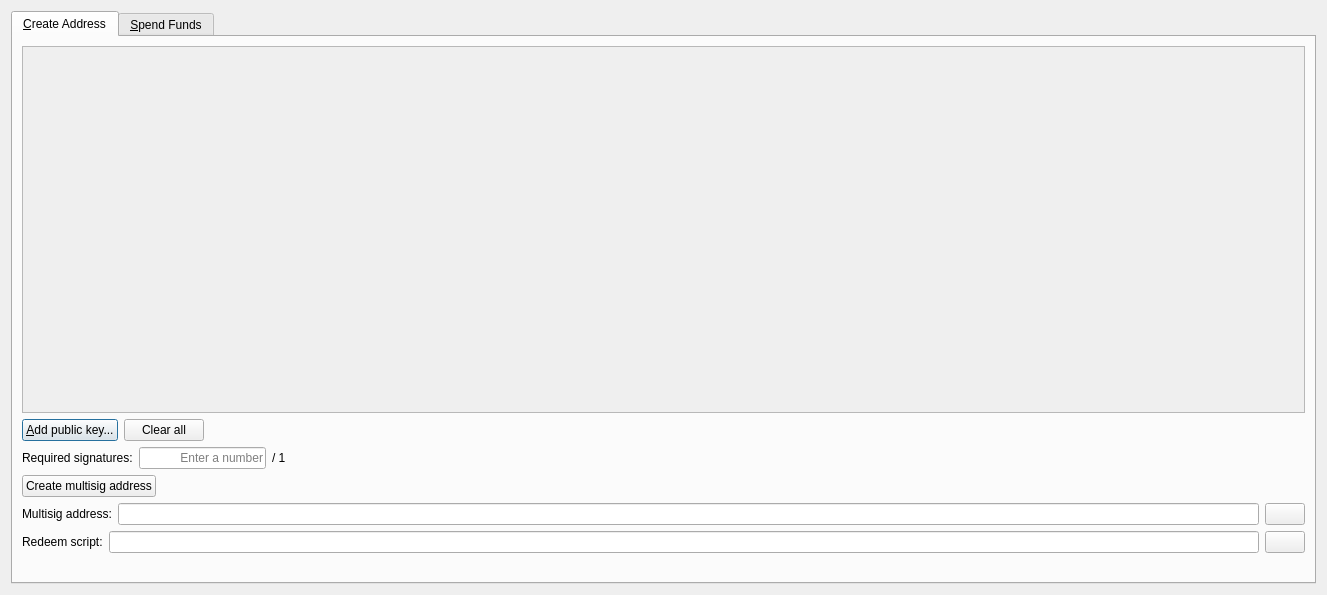
<?xml version="1.0" encoding="UTF-8"?>
<ui version="4.0">
 <class>MultisigDialog</class>
 <widget class="QDialog" name="MultisigDialog">
  <property name="geometry">
   <rect>
    <x>0</x>
    <y>0</y>
    <width>1327</width>
    <height>595</height>
   </rect>
  </property>
  <property name="windowTitle">
   <string>Multisig</string>
  </property>
  <layout class="QVBoxLayout" name="verticalLayout_2">
   <item>
    <widget class="QTabWidget" name="tabWidget">
     <property name="currentIndex">
      <number>0</number>
     </property>
     <widget class="QWidget" name="tabCreateAddress">
      <attribute name="title">
       <string>&amp;Create Address</string>
      </attribute>
      <layout class="QVBoxLayout" name="verticalLayout">
       <item>
        <widget class="QScrollArea" name="scrollArea">
         <property name="widgetResizable">
          <bool>true</bool>
         </property>
         <widget class="QWidget" name="scrollAreaWidgetContents">
          <property name="geometry">
           <rect>
            <x>0</x>
            <y>0</y>
            <width>1283</width>
            <height>345</height>
           </rect>
          </property>
          <layout class="QVBoxLayout" name="verticalLayout_3">
           <item>
            <layout class="QVBoxLayout" name="pubkeyEntries"/>
           </item>
           <item>
            <spacer name="verticalSpacer">
             <property name="orientation">
              <enum>Qt::Vertical</enum>
             </property>
             <property name="sizeHint" stdset="0">
              <size>
               <width>20</width>
               <height>40</height>
              </size>
             </property>
            </spacer>
           </item>
          </layout>
         </widget>
        </widget>
       </item>
       <item>
        <layout class="QHBoxLayout" name="horizontalLayout_14">
         <item>
          <widget class="QPushButton" name="addPubKeyButton">
           <property name="toolTip">
            <string>Add a member to the signing pool</string>
           </property>
           <property name="text">
            <string>&amp;Add public key...</string>
           </property>
           <property name="icon">
            <iconset resource="../bitcoin.qrc">
             <normaloff>:/icons/add</normaloff>:/icons/add</iconset>
           </property>
          </widget>
         </item>
         <item>
          <widget class="QPushButton" name="clearButton">
           <property name="sizePolicy">
            <sizepolicy hsizetype="Minimum" vsizetype="Fixed">
             <horstretch>0</horstretch>
             <verstretch>0</verstretch>
            </sizepolicy>
           </property>
           <property name="toolTip">
            <string>Remove all public key fields</string>
           </property>
           <property name="text">
            <string>Clear all</string>
           </property>
           <property name="icon">
            <iconset resource="../bitcoin.qrc">
             <normaloff>:/icons/remove</normaloff>:/icons/remove</iconset>
           </property>
           <property name="autoRepeatDelay">
            <number>300</number>
           </property>
          </widget>
         </item>
         <item>
          <spacer name="horizontalSpacer_8">
           <property name="orientation">
            <enum>Qt::Horizontal</enum>
           </property>
           <property name="sizeHint" stdset="0">
            <size>
             <width>40</width>
             <height>20</height>
            </size>
           </property>
          </spacer>
         </item>
        </layout>
       </item>
       <item>
        <layout class="QHBoxLayout" name="horizontalLayout_2">
         <item>
          <widget class="QLabel" name="requiredSignaturesLabel">
           <property name="text">
            <string>Required signatures:</string>
           </property>
          </widget>
         </item>
         <item>
          <widget class="QLineEdit" name="requiredSignatures">
           <property name="sizePolicy">
            <sizepolicy hsizetype="Minimum" vsizetype="Fixed">
             <horstretch>0</horstretch>
             <verstretch>0</verstretch>
            </sizepolicy>
           </property>
           <property name="minimumSize">
            <size>
             <width>127</width>
             <height>0</height>
            </size>
           </property>
           <property name="text">
            <string/>
           </property>
           <property name="maxLength">
            <number>2</number>
           </property>
           <property name="frame">
            <bool>true</bool>
           </property>
           <property name="alignment">
            <set>Qt::AlignRight|Qt::AlignTrailing|Qt::AlignVCenter</set>
           </property>
           <property name="placeholderText">
            <string>Enter a number</string>
           </property>
          </widget>
         </item>
         <item>
          <widget class="QLabel" name="maxSignaturesLabel">
           <property name="text">
            <string>/ 1</string>
           </property>
          </widget>
         </item>
         <item>
          <spacer name="horizontalSpacer_2">
           <property name="orientation">
            <enum>Qt::Horizontal</enum>
           </property>
           <property name="sizeHint" stdset="0">
            <size>
             <width>40</width>
             <height>20</height>
            </size>
           </property>
          </spacer>
         </item>
        </layout>
       </item>
       <item>
        <layout class="QHBoxLayout" name="horizontalLayout">
         <item>
          <widget class="QPushButton" name="createAddressButton">
           <property name="text">
            <string>Create multisig address</string>
           </property>
          </widget>
         </item>
         <item>
          <spacer name="horizontalSpacer">
           <property name="orientation">
            <enum>Qt::Horizontal</enum>
           </property>
           <property name="sizeHint" stdset="0">
            <size>
             <width>40</width>
             <height>20</height>
            </size>
           </property>
          </spacer>
         </item>
        </layout>
       </item>
       <item>
        <layout class="QHBoxLayout" name="horizontalLayoutMultisigAddress">
         <item>
          <widget class="QLabel" name="multisigAddressLabel">
           <property name="text">
            <string>Multisig address:</string>
           </property>
          </widget>
         </item>
         <item>
          <widget class="QLineEdit" name="multisigAddress">
           <property name="readOnly">
            <bool>true</bool>
           </property>
          </widget>
         </item>
         <item>
          <widget class="QPushButton" name="copyMultisigAddressButton">
           <property name="toolTip">
            <string>Copy the multisig address to the system clipboard</string>
           </property>
           <property name="text">
            <string/>
           </property>
           <property name="icon">
            <iconset resource="../bitcoin.qrc">
             <normaloff>:/icons/editcopy</normaloff>:/icons/editcopy</iconset>
           </property>
           <property name="autoDefault">
            <bool>false</bool>
           </property>
          </widget>
         </item>
        </layout>
       </item>
       <item>
        <layout class="QHBoxLayout" name="horizontalLayout_3">
         <item>
          <widget class="QLabel" name="redeemScriptLabel">
           <property name="text">
            <string>Redeem script:</string>
           </property>
          </widget>
         </item>
         <item>
          <widget class="QLineEdit" name="redeemScript">
           <property name="readOnly">
            <bool>true</bool>
           </property>
          </widget>
         </item>
         <item>
          <widget class="QPushButton" name="copyRedeemScriptButton">
           <property name="toolTip">
            <string>Copy the redeem script to the system clipboard</string>
           </property>
           <property name="text">
            <string/>
           </property>
           <property name="icon">
            <iconset resource="../bitcoin.qrc">
             <normaloff>:/icons/editcopy</normaloff>:/icons/editcopy</iconset>
           </property>
           <property name="autoDefault">
            <bool>false</bool>
           </property>
          </widget>
         </item>
        </layout>
       </item>
       <item>
        <layout class="QHBoxLayout" name="horizontalLayout_15">
         <item>
          <spacer name="horizontalSpacer_11">
           <property name="orientation">
            <enum>Qt::Horizontal</enum>
           </property>
           <property name="sizeHint" stdset="0">
            <size>
             <width>40</width>
             <height>20</height>
            </size>
           </property>
          </spacer>
         </item>
        </layout>
       </item>
      </layout>
     </widget>
     <widget class="QWidget" name="tabSpendFunds">
      <attribute name="title">
       <string>&amp;Spend Funds</string>
      </attribute>
      <layout class="QVBoxLayout" name="verticalLayout_13">
       <item>
        <layout class="QVBoxLayout" name="verticalLayout_8">
         <item>
          <layout class="QHBoxLayout" name="horizontalLayout_4">
           <item>
            <widget class="QGroupBox" name="inputsBox">
             <property name="title">
              <string>Inputs</string>
             </property>
             <layout class="QVBoxLayout" name="verticalLayout_6">
              <item>
               <widget class="QScrollArea" name="scrollArea_2">
                <property name="minimumSize">
                 <size>
                  <width>0</width>
                  <height>0</height>
                 </size>
                </property>
                <property name="widgetResizable">
                 <bool>true</bool>
                </property>
                <widget class="QWidget" name="scrollAreaWidgetContents_2">
                 <property name="geometry">
                  <rect>
                   <x>0</x>
                   <y>0</y>
                   <width>616</width>
                   <height>271</height>
                  </rect>
                 </property>
                 <layout class="QVBoxLayout" name="verticalLayout_4">
                  <item>
                   <layout class="QVBoxLayout" name="inputs"/>
                  </item>
                  <item>
                   <spacer name="verticalSpacer_2">
                    <property name="orientation">
                     <enum>Qt::Vertical</enum>
                    </property>
                    <property name="sizeHint" stdset="0">
                     <size>
                      <width>20</width>
                      <height>42</height>
                     </size>
                    </property>
                   </spacer>
                  </item>
                 </layout>
                </widget>
               </widget>
              </item>
              <item>
               <layout class="QHBoxLayout" name="horizontalLayout_6">
                <item>
                 <spacer name="horizontalSpacer_9">
                  <property name="orientation">
                   <enum>Qt::Horizontal</enum>
                  </property>
                  <property name="sizeHint" stdset="0">
                   <size>
                    <width>40</width>
                    <height>20</height>
                   </size>
                  </property>
                 </spacer>
                </item>
                <item>
                 <widget class="QLabel" name="inputsAmountLabel">
                  <property name="text">
                   <string>Inputs amount:</string>
                  </property>
                 </widget>
                </item>
                <item>
                 <widget class="QLabel" name="inputsAmount">
                  <property name="text">
                   <string>123.456</string>
                  </property>
                  <property name="textInteractionFlags">
                   <set>Qt::LinksAccessibleByMouse|Qt::TextSelectableByKeyboard|Qt::TextSelectableByMouse</set>
                  </property>
                 </widget>
                </item>
                <item>
                 <widget class="QLabel" name="label">
                  <property name="text">
                   <string>MIE</string>
                  </property>
                 </widget>
                </item>
               </layout>
              </item>
              <item>
               <layout class="QHBoxLayout" name="horizontalLayout_5">
                <item>
                 <widget class="QPushButton" name="addInputButton">
                  <property name="text">
                   <string>Add input...</string>
                  </property>
                  <property name="icon">
                   <iconset resource="../bitcoin.qrc">
                    <normaloff>:/icons/add</normaloff>:/icons/add</iconset>
                  </property>
                 </widget>
                </item>
                <item>
                 <spacer name="horizontalSpacer_3">
                  <property name="orientation">
                   <enum>Qt::Horizontal</enum>
                  </property>
                  <property name="sizeHint" stdset="0">
                   <size>
                    <width>40</width>
                    <height>20</height>
                   </size>
                  </property>
                 </spacer>
                </item>
               </layout>
              </item>
             </layout>
            </widget>
           </item>
           <item>
            <widget class="QGroupBox" name="outputsBox">
             <property name="title">
              <string>Outputs</string>
             </property>
             <layout class="QVBoxLayout" name="verticalLayout_7">
              <item>
               <widget class="QScrollArea" name="scrollArea_3">
                <property name="minimumSize">
                 <size>
                  <width>0</width>
                  <height>0</height>
                 </size>
                </property>
                <property name="widgetResizable">
                 <bool>true</bool>
                </property>
                <widget class="QWidget" name="scrollAreaWidgetContents_3">
                 <property name="geometry">
                  <rect>
                   <x>0</x>
                   <y>0</y>
                   <width>615</width>
                   <height>243</height>
                  </rect>
                 </property>
                 <layout class="QVBoxLayout" name="verticalLayout_5">
                  <item>
                   <layout class="QVBoxLayout" name="outputs"/>
                  </item>
                  <item>
                   <spacer name="verticalSpacer_3">
                    <property name="orientation">
                     <enum>Qt::Vertical</enum>
                    </property>
                    <property name="sizeHint" stdset="0">
                     <size>
                      <width>20</width>
                      <height>42</height>
                     </size>
                    </property>
                   </spacer>
                  </item>
                 </layout>
                </widget>
               </widget>
              </item>
              <item>
               <layout class="QHBoxLayout" name="horizontalLayout_7">
                <item>
                 <spacer name="horizontalSpacer_10">
                  <property name="orientation">
                   <enum>Qt::Horizontal</enum>
                  </property>
                  <property name="sizeHint" stdset="0">
                   <size>
                    <width>40</width>
                    <height>20</height>
                   </size>
                  </property>
                 </spacer>
                </item>
                <item>
                 <widget class="QLabel" name="outputsAmountLabel">
                  <property name="text">
                   <string>Outputs amount:</string>
                  </property>
                 </widget>
                </item>
                <item>
                 <widget class="QLabel" name="outputsAmount">
                  <property name="text">
                   <string>123.456</string>
                  </property>
                  <property name="textInteractionFlags">
                   <set>Qt::LinksAccessibleByMouse|Qt::TextSelectableByKeyboard|Qt::TextSelectableByMouse</set>
                  </property>
                 </widget>
                </item>
                <item>
                 <widget class="QLabel" name="label_2">
                  <property name="text">
                   <string>MIE</string>
                  </property>
                 </widget>
                </item>
               </layout>
              </item>
              <item>
               <layout class="QHBoxLayout" name="horizontalLayout_16">
                <item>
                 <spacer name="horizontalSpacer_12">
                  <property name="orientation">
                   <enum>Qt::Horizontal</enum>
                  </property>
                  <property name="sizeHint" stdset="0">
                   <size>
                    <width>40</width>
                    <height>20</height>
                   </size>
                  </property>
                 </spacer>
                </item>
                <item>
                 <widget class="QLabel" name="feeLabel">
                  <property name="text">
                   <string>Fee:</string>
                  </property>
                 </widget>
                </item>
                <item>
                 <widget class="QLabel" name="fee">
                  <property name="text">
                   <string>123.456</string>
                  </property>
                 </widget>
                </item>
                <item>
                 <widget class="QLabel" name="label_3">
                  <property name="text">
                   <string>MIE</string>
                  </property>
                 </widget>
                </item>
               </layout>
              </item>
              <item>
               <layout class="QHBoxLayout" name="horizontalLayout_8">
                <item>
                 <widget class="QPushButton" name="addOutputButton">
                  <property name="text">
                   <string>Add output...</string>
                  </property>
                  <property name="icon">
                   <iconset resource="../bitcoin.qrc">
                    <normaloff>:/icons/add</normaloff>:/icons/add</iconset>
                  </property>
                 </widget>
                </item>
                <item>
                 <spacer name="horizontalSpacer_4">
                  <property name="orientation">
                   <enum>Qt::Horizontal</enum>
                  </property>
                  <property name="sizeHint" stdset="0">
                   <size>
                    <width>40</width>
                    <height>20</height>
                   </size>
                  </property>
                 </spacer>
                </item>
               </layout>
              </item>
             </layout>
            </widget>
           </item>
          </layout>
         </item>
         <item>
          <layout class="QHBoxLayout" name="horizontalLayout_9">
           <item>
            <widget class="QPushButton" name="createTransactionButton">
             <property name="text">
              <string>Create transaction</string>
             </property>
            </widget>
           </item>
           <item>
            <spacer name="horizontalSpacer_5">
             <property name="orientation">
              <enum>Qt::Horizontal</enum>
             </property>
             <property name="sizeHint" stdset="0">
              <size>
               <width>40</width>
               <height>20</height>
              </size>
             </property>
            </spacer>
           </item>
          </layout>
         </item>
        </layout>
       </item>
       <item>
        <layout class="QVBoxLayout" name="verticalLayout_10">
         <item>
          <layout class="QHBoxLayout" name="horizontalLayout_10">
           <item>
            <widget class="QLineEdit" name="transaction">
             <property name="sizePolicy">
              <sizepolicy hsizetype="Expanding" vsizetype="Fixed">
               <horstretch>0</horstretch>
               <verstretch>0</verstretch>
              </sizepolicy>
             </property>
             <property name="placeholderText">
              <string>Enter a raw transaction or create a new one</string>
             </property>
            </widget>
           </item>
           <item>
            <widget class="QPushButton" name="copyTransactionButton">
             <property name="toolTip">
              <string/>
             </property>
             <property name="text">
              <string/>
             </property>
             <property name="icon">
              <iconset resource="../bitcoin.qrc">
               <normaloff>:/icons/editcopy</normaloff>:/icons/editcopy</iconset>
             </property>
             <property name="autoDefault">
              <bool>false</bool>
             </property>
            </widget>
           </item>
           <item>
            <widget class="QPushButton" name="pasteTransactionButton">
             <property name="toolTip">
              <string>Paste address from clipboard</string>
             </property>
             <property name="text">
              <string/>
             </property>
             <property name="icon">
              <iconset resource="../bitcoin.qrc">
               <normaloff>:/icons/editpaste</normaloff>:/icons/editpaste</iconset>
             </property>
             <property name="shortcut">
              <string>Alt+P</string>
             </property>
             <property name="autoDefault">
              <bool>false</bool>
             </property>
            </widget>
           </item>
          </layout>
         </item>
         <item>
          <layout class="QHBoxLayout" name="horizontalLayout_11">
           <item>
            <widget class="QPushButton" name="signTransactionButton">
             <property name="text">
              <string>Sign transaction</string>
             </property>
             <property name="icon">
              <iconset resource="../bitcoin.qrc">
               <normaloff>:/icons/edit</normaloff>:/icons/edit</iconset>
             </property>
            </widget>
           </item>
           <item>
            <spacer name="horizontalSpacer_6">
             <property name="orientation">
              <enum>Qt::Horizontal</enum>
             </property>
             <property name="sizeHint" stdset="0">
              <size>
               <width>40</width>
               <height>20</height>
              </size>
             </property>
            </spacer>
           </item>
          </layout>
         </item>
        </layout>
       </item>
       <item>
        <layout class="QVBoxLayout" name="verticalLayout_12">
         <item>
          <layout class="QHBoxLayout" name="horizontalLayout_13">
           <item>
            <widget class="QLineEdit" name="signedTransaction">
             <property name="sizePolicy">
              <sizepolicy hsizetype="Expanding" vsizetype="Fixed">
               <horstretch>0</horstretch>
               <verstretch>0</verstretch>
              </sizepolicy>
             </property>
             <property name="readOnly">
              <bool>true</bool>
             </property>
            </widget>
           </item>
           <item>
            <widget class="QPushButton" name="copySignedTransactionButton">
             <property name="toolTip">
              <string/>
             </property>
             <property name="text">
              <string/>
             </property>
             <property name="icon">
              <iconset resource="../bitcoin.qrc">
               <normaloff>:/icons/editcopy</normaloff>:/icons/editcopy</iconset>
             </property>
             <property name="autoDefault">
              <bool>false</bool>
             </property>
            </widget>
           </item>
          </layout>
         </item>
         <item>
          <layout class="QHBoxLayout" name="horizontalLayout_12">
           <item>
            <widget class="QLabel" name="statusLabel">
             <property name="text">
              <string/>
             </property>
            </widget>
           </item>
           <item>
            <spacer name="horizontalSpacer_7">
             <property name="orientation">
              <enum>Qt::Horizontal</enum>
             </property>
             <property name="sizeHint" stdset="0">
              <size>
               <width>40</width>
               <height>20</height>
              </size>
             </property>
            </spacer>
           </item>
           <item>
            <widget class="QPushButton" name="sendTransactionButton">
             <property name="text">
              <string>Send transaction</string>
             </property>
             <property name="icon">
              <iconset resource="../bitcoin.qrc">
               <normaloff>:/icons/send</normaloff>:/icons/send</iconset>
             </property>
            </widget>
           </item>
          </layout>
         </item>
        </layout>
       </item>
      </layout>
     </widget>
    </widget>
   </item>
  </layout>
 </widget>
 <resources>
  <include location="../bitcoin.qrc"/>
 </resources>
 <connections/>
</ui>
